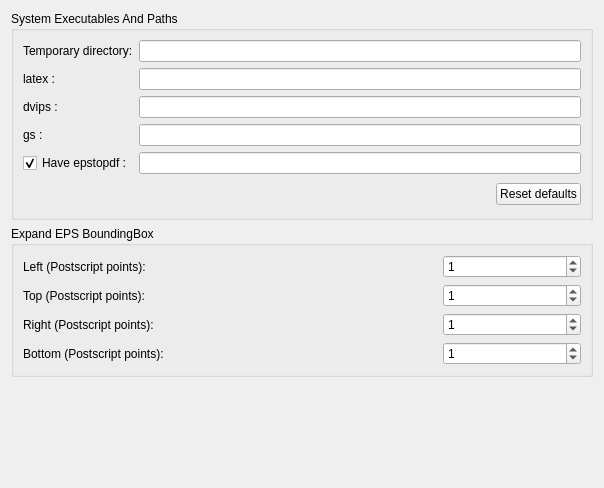
     <widget class="QWidget" name="tabAdvanced">
      <attribute name="title">
       <string>A&amp;dvanced</string>
      </attribute>
      <layout class="QGridLayout" name="gridLayout_2">
       <item row="2" column="1">
        <spacer name="spc_Advanced">
         <property name="orientation">
          <enum>Qt::Vertical</enum>
         </property>
         <property name="sizeType">
          <enum>QSizePolicy::Expanding</enum>
         </property>
         <property name="sizeHint" stdset="0">
          <size>
           <width>20</width>
           <height>100</height>
          </size>
         </property>
        </spacer>
       </item>
       <item row="1" column="0" colspan="2">
        <widget class="QGroupBox" name="gbxEPSBoundingBox">
         <property name="title">
          <string>Expand EPS BoundingBox</string>
         </property>
         <layout class="QGridLayout" name="gridLayout_3">
          <item row="4" column="0">
           <widget class="QLabel" name="lblBBorderOffset">
            <property name="sizePolicy">
             <sizepolicy hsizetype="Preferred" vsizetype="Preferred">
              <horstretch>3</horstretch>
              <verstretch>0</verstretch>
             </sizepolicy>
            </property>
            <property name="text">
             <string>Bottom (Postscript points):</string>
            </property>
            <property name="wordWrap">
             <bool>false</bool>
            </property>
            <property name="buddy">
             <cstring>spnBBorderOffset</cstring>
            </property>
           </widget>
          </item>
          <item row="3" column="0">
           <widget class="QLabel" name="lblRBorderOffset">
            <property name="sizePolicy">
             <sizepolicy hsizetype="Preferred" vsizetype="Preferred">
              <horstretch>3</horstretch>
              <verstretch>0</verstretch>
             </sizepolicy>
            </property>
            <property name="text">
             <string>Right (Postscript points):</string>
            </property>
            <property name="wordWrap">
             <bool>false</bool>
            </property>
            <property name="buddy">
             <cstring>spnRBorderOffset</cstring>
            </property>
           </widget>
          </item>
          <item row="0" column="0">
           <widget class="QLabel" name="lblLBorderOffset">
            <property name="sizePolicy">
             <sizepolicy hsizetype="Preferred" vsizetype="Preferred">
              <horstretch>3</horstretch>
              <verstretch>0</verstretch>
             </sizepolicy>
            </property>
            <property name="text">
             <string>Left (Postscript points):</string>
            </property>
            <property name="wordWrap">
             <bool>false</bool>
            </property>
            <property name="buddy">
             <cstring>spnLBorderOffset</cstring>
            </property>
           </widget>
          </item>
          <item row="2" column="0">
           <widget class="QLabel" name="lblTBorderOffset">
            <property name="sizePolicy">
             <sizepolicy hsizetype="Preferred" vsizetype="Preferred">
              <horstretch>3</horstretch>
              <verstretch>0</verstretch>
             </sizepolicy>
            </property>
            <property name="text">
             <string>Top (Postscript points):</string>
            </property>
            <property name="wordWrap">
             <bool>false</bool>
            </property>
            <property name="buddy">
             <cstring>spnTBorderOffset</cstring>
            </property>
           </widget>
          </item>
          <item row="0" column="1">
           <widget class="QSpinBox" name="spnLBorderOffset">
            <property name="sizePolicy">
             <sizepolicy hsizetype="Minimum" vsizetype="Fixed">
              <horstretch>1</horstretch>
              <verstretch>0</verstretch>
             </sizepolicy>
            </property>
            <property name="minimum">
             <number>-50</number>
            </property>
            <property name="maximum">
             <number>50</number>
            </property>
            <property name="value">
             <number>1</number>
            </property>
           </widget>
          </item>
          <item row="2" column="1">
           <widget class="QSpinBox" name="spnTBorderOffset">
            <property name="sizePolicy">
             <sizepolicy hsizetype="Minimum" vsizetype="Fixed">
              <horstretch>1</horstretch>
              <verstretch>0</verstretch>
             </sizepolicy>
            </property>
            <property name="minimum">
             <number>-50</number>
            </property>
            <property name="maximum">
             <number>50</number>
            </property>
            <property name="value">
             <number>1</number>
            </property>
           </widget>
          </item>
          <item row="3" column="1">
           <widget class="QSpinBox" name="spnRBorderOffset">
            <property name="sizePolicy">
             <sizepolicy hsizetype="Minimum" vsizetype="Fixed">
              <horstretch>1</horstretch>
              <verstretch>0</verstretch>
             </sizepolicy>
            </property>
            <property name="minimum">
             <number>-50</number>
            </property>
            <property name="maximum">
             <number>50</number>
            </property>
            <property name="value">
             <number>1</number>
            </property>
           </widget>
          </item>
          <item row="4" column="1">
           <widget class="QSpinBox" name="spnBBorderOffset">
            <property name="sizePolicy">
             <sizepolicy hsizetype="Minimum" vsizetype="Fixed">
              <horstretch>1</horstretch>
              <verstretch>0</verstretch>
             </sizepolicy>
            </property>
            <property name="minimum">
             <number>-50</number>
            </property>
            <property name="maximum">
             <number>50</number>
            </property>
            <property name="value">
             <number>1</number>
            </property>
           </widget>
          </item>
         </layout>
        </widget>
       </item>
       <item row="0" column="0" colspan="2">
        <widget class="QGroupBox" name="gbxExecPaths">
         <property name="title">
          <string>System Executables And Paths</string>
         </property>
         <layout class="QGridLayout" name="lyt_gbxExecPaths">
          <item row="0" column="0">
           <widget class="QLabel" name="lblTempDir">
            <property name="text">
             <string>Temporary directory:</string>
            </property>
            <property name="wordWrap">
             <bool>false</bool>
            </property>
            <property name="buddy">
             <cstring>pathTempDir</cstring>
            </property>
           </widget>
          </item>
          <item row="0" column="1">
           <widget class="KLFPathChooser" name="pathTempDir">
            <property name="caption" stdset="0">
             <string>Choose temporary directory</string>
            </property>
            <property name="mode" stdset="0">
             <number>2</number>
            </property>
            <property name="filter" stdset="0">
             <string/>
            </property>
            <property name="path" stdset="0">
             <string>/tmp/</string>
            </property>
           </widget>
          </item>
          <item row="1" column="0">
           <widget class="QLabel" name="lblLatex">
            <property name="text">
             <string>latex :</string>
            </property>
            <property name="wordWrap">
             <bool>false</bool>
            </property>
            <property name="buddy">
             <cstring>pathLatex</cstring>
            </property>
           </widget>
          </item>
          <item row="1" column="1">
           <widget class="KLFPathChooser" name="pathLatex">
            <property name="mode" stdset="0">
             <number>0</number>
            </property>
            <property name="caption" stdset="0">
             <string>Choose latex executable</string>
            </property>
            <property name="filter" stdset="0">
             <string/>
            </property>
            <property name="path" stdset="0">
             <string>latex</string>
            </property>
           </widget>
          </item>
          <item row="2" column="0">
           <widget class="QLabel" name="lblDvips">
            <property name="text">
             <string>dvips :</string>
            </property>
            <property name="wordWrap">
             <bool>false</bool>
            </property>
            <property name="buddy">
             <cstring>pathDvips</cstring>
            </property>
           </widget>
          </item>
          <item row="2" column="1">
           <widget class="KLFPathChooser" name="pathDvips">
            <property name="mode" stdset="0">
             <number>0</number>
            </property>
            <property name="caption" stdset="0">
             <string>Choose dvips executable</string>
            </property>
            <property name="filter" stdset="0">
             <string/>
            </property>
            <property name="path" stdset="0">
             <string>dvips</string>
            </property>
           </widget>
          </item>
          <item row="3" column="0">
           <widget class="QLabel" name="lblGs">
            <property name="text">
             <string>gs :</string>
            </property>
            <property name="wordWrap">
             <bool>false</bool>
            </property>
            <property name="buddy">
             <cstring>pathGs</cstring>
            </property>
           </widget>
          </item>
          <item row="3" column="1">
           <widget class="KLFPathChooser" name="pathGs">
            <property name="mode" stdset="0">
             <number>0</number>
            </property>
            <property name="caption" stdset="0">
             <string>Choose ghostscript executable</string>
            </property>
            <property name="filter" stdset="0">
             <string/>
            </property>
            <property name="path" stdset="0">
             <string>gs</string>
            </property>
           </widget>
          </item>
          <item row="4" column="0">
           <widget class="QCheckBox" name="chkEpstopdf">
            <property name="text">
             <string>Have epstopdf :</string>
            </property>
            <property name="shortcut">
             <string>Alt+A</string>
            </property>
            <property name="checked">
             <bool>true</bool>
            </property>
           </widget>
          </item>
          <item row="4" column="1">
           <widget class="KLFPathChooser" name="pathEpstopdf">
            <property name="mode" stdset="0">
             <number>0</number>
            </property>
            <property name="caption" stdset="0">
             <string>Choose epstopdf executable</string>
            </property>
            <property name="filter" stdset="0">
             <string/>
            </property>
            <property name="path" stdset="0">
             <string>epstopdf</string>
            </property>
           </widget>
          </item>
          <item row="5" column="1">
           <layout class="QHBoxLayout" name="lyt_resetdefaults">
            <item>
             <spacer name="spcHbtnresetdflts">
              <property name="orientation">
               <enum>Qt::Horizontal</enum>
              </property>
              <property name="sizeType">
               <enum>QSizePolicy::Expanding</enum>
              </property>
              <property name="sizeHint" stdset="0">
               <size>
                <width>357</width>
                <height>28</height>
               </size>
              </property>
             </spacer>
            </item>
            <item>
             <widget class="QPushButton" name="btnPathsReset">
              <property name="text">
               <string>Reset defaults</string>
              </property>
              <property name="icon">
               <iconset resource="klfres.qrc">
                <normaloff>:/pics/resetdefaults.png</normaloff>:/pics/resetdefaults.png</iconset>
              </property>
             </widget>
            </item>
           </layout>
          </item>
         </layout>
        </widget>
       </item>
      </layout>
     </widget>
